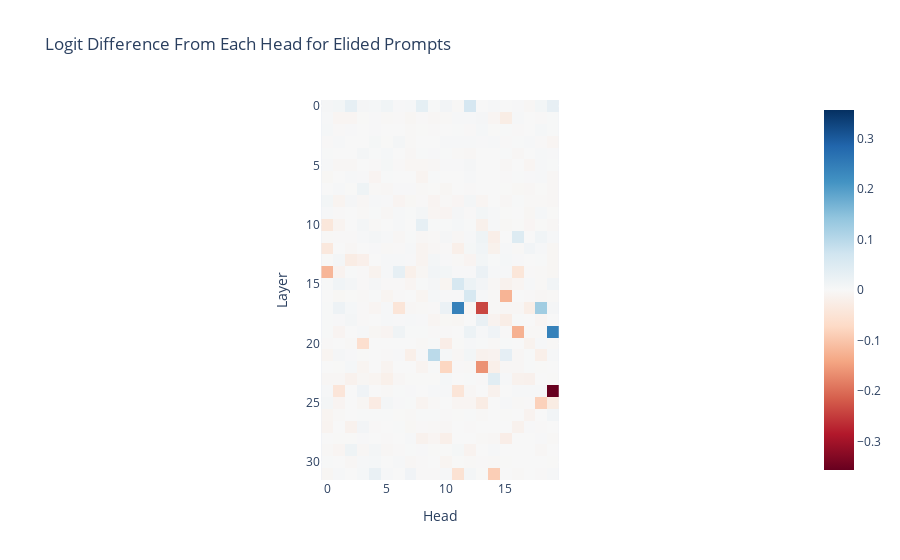

The cell this chart's notebook holds for it:
### Code cell
elided_per_head_residual, labels = elided_cache.stack_head_results(
    layer=-1, pos_slice=-1, return_labels=True
)
elided_per_head_logit_diffs = residual_stack_to_logit_diff(
    elided_per_head_residual, elided_cache, elided_logit_diff_directions
)
elided_per_head_logit_diffs = einops.rearrange(
    elided_per_head_logit_diffs,
    "(layer head_index) -> layer head_index",
    layer=model.cfg.n_layers,
    head_index=model.cfg.n_heads,
)
imshow(
    elided_per_head_logit_diffs,
    labels={"x": "Head", "y": "Layer"},
    title="Logit Difference From Each Head for Elided Prompts",
)

### Figure 1 — Plotly figure (JSON) as saved in the notebook; plotly's stock layout.template omitted (floating-point values rounded to 4 significant figures; data arrays with more than 128 entries replaced by an {"elided": "..."} marker saying what was removed)
{"data": [{"coloraxis": "coloraxis", "hovertemplate": "Head: %{x}<br>Layer: %{y}<br>color: %{z}<extra></extra>", "name": "0", "type": "heatmap", "xaxis": "x", "yaxis": "y", "z": {"elided": "32x20 float values"}}], "layout": {"coloraxis": {"cmid": 0, "colorscale": [[0, "rgb(103,0,31)"], [0.1, "rgb(178,24,43)"], [0.2, "rgb(214,96,77)"], [0.3, "rgb(244,165,130)"], [0.4, "rgb(253,219,199)"], [0.5, "rgb(247,247,247)"], [0.6, "rgb(209,229,240)"], [0.7, "rgb(146,197,222)"], [0.8, "rgb(67,147,195)"], [0.9, "rgb(33,102,172)"], [1, "rgb(5,48,97)"]]}, "title": {"text": "Logit Difference From Each Head for Elided Prompts"}, "xaxis": {"anchor": "y", "constrain": "domain", "domain": [0, 1], "scaleanchor": "y", "title": {"text": "Head"}}, "yaxis": {"anchor": "x", "autorange": "reversed", "constrain": "domain", "domain": [0, 1], "title": {"text": "Layer"}}}}
